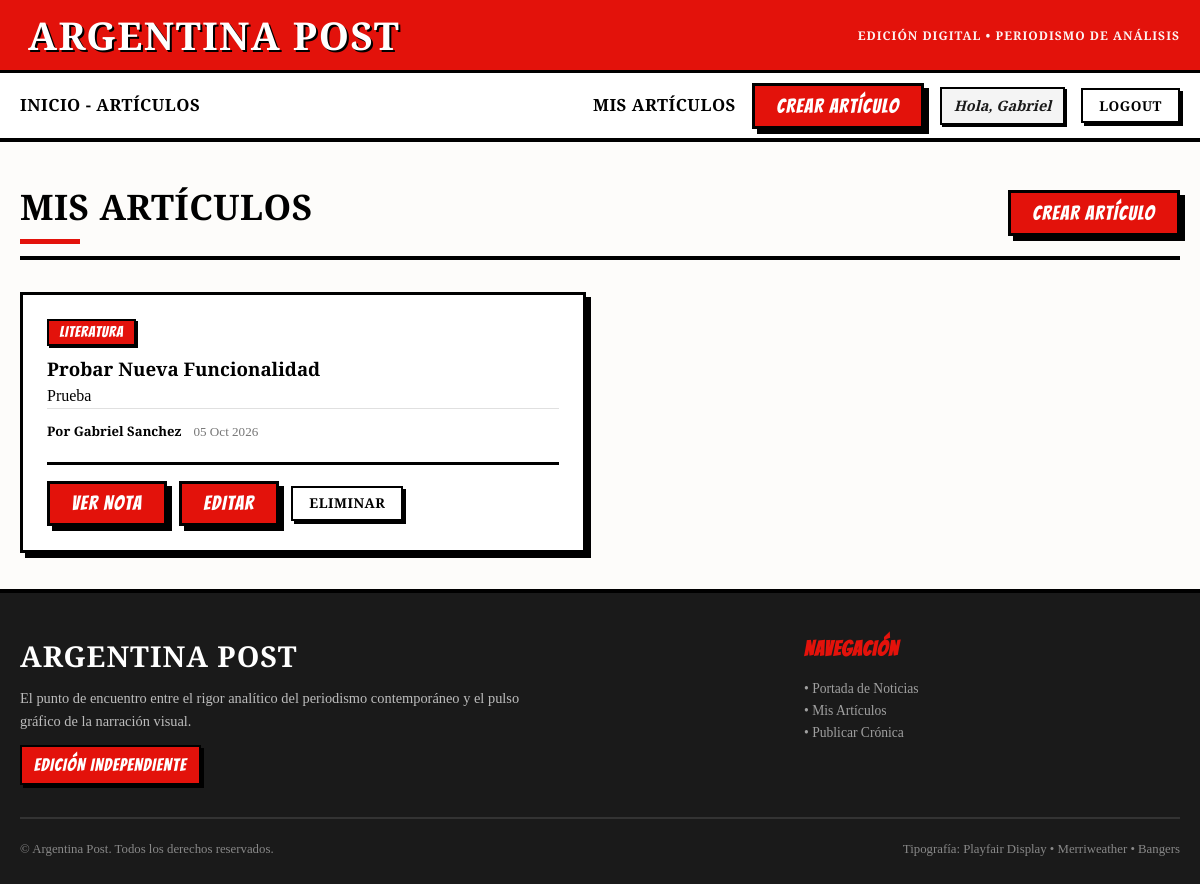
The page /articulos/mis-articulos/ (signed in) on the database its author committed.
### articles/models.py (models this page shows, shortened)
class Articulos(models.Model):
    title = models.CharField(max_length=200)
    subtitle = models.CharField(max_length = 200, blank=True)
    content = models.TextField()
    opcional_content = models.TextField(blank=True,null=True)
    author = models.ForeignKey(User,on_delete=models.CASCADE)
    category = models.ForeignKey(Categoria,on_delete = models.CASCADE)
    crated_at =models.DateTimeField(auto_now_add=True)
    class Meta:
        verbose_name = "Articulo"
        verbose_name_plural = "Articulos"

class Categoria(models.Model):
    name = models.CharField(max_length=100)

### articles/views.py (the view)
# urls.py: path('mis-articulos/', MisArticulosView.as_view(), name='mis-articulos'),
class MisArticulosView(LoginRequiredMixin, ListView):
    model = Articulos
    template_name = 'articles/mis_articulos.html'
    context_object_name = 'articulos'
    def get_queryset(self):
        return Articulos.objects.filter(author=self.request.user).order_by('-crated_at')

### articles/templates/articles/mis_articulos.html (shortened to what this page needs)
{% extends 'base.html' %}
{% load static %}
{% block extra_css %}
<link rel="stylesheet" href="{% static 'articles/css/style.css' %}">
{% endblock extra_css %}
{% block content %}
<section class="portada-header">
    <h2 class="portada-titulo">Mis Artículos</h2>
    <a href="{% url 'articles:crear' %}" class="btn-comic">Crear Artículo</a>
</section>
{% if articulos %}
<div class="grid-mis-articulos">
    {% for articulo in articulos %}
    <article class="tarjeta-articulo">
        {% if articulo.category %}
        <div class="articulo-categoria-wrapper">
            <span class="badge-comic">{{ articulo.category.name }}</span>
        </div>
        {% endif %}
        <h3 class="articulo-titulo">
            <a href="{% url 'articles:detalle' articulo.pk %}">
                {{ articulo.title }}
            </a>
        </h3>
        {% if articulo.subtitle %}
        <p class="articulo-subtitulo">{{ articulo.subtitle }}</p>
        {% endif %}
        <div class="articulo-meta">
            <span class="articulo-autor">Por {{ articulo.author.first_name }} {{ articulo.author.last_name }}</span>
            {% if articulo.crated_at %}
            <span class="articulo-fecha">{{ articulo.crated_at|date:"d M Y" }}</span>
            {% endif %}
        </div>
        <div class="tarjeta-acciones">
            <a href="{% url 'articles:detalle' articulo.pk %}" class="btn-comic">Ver Nota</a>
            <a href="{% url 'articles:editar' articulo.pk %}" class="btn-comic">Editar</a>
            <a href="{% url 'articles:eliminar' articulo.pk %}" class="btn-sober">Eliminar</a>
        </div>
    </article>
    {% endfor %}
</div>
{% endif %}
{% endblock content %}

### core/templates/base.html (shortened to what this page needs)
{% load static %}
<!DOCTYPE html>
<html lang="es">
<head>
    <link rel="stylesheet" href="{% static 'core/css/style.css' %}">
    {% block extra_css %}{% endblock extra_css %}
</head>
<body>
    <header class="site-header">
        <div class="header-top">
            <div class="header-top-inner">
                <a href="{% url 'core:home' %}" class="brand-block">
                    <h1 class="brand-title">ARGENTINA POST</h1>
                </a>
                <span class="brand-tagline">Edición Digital &bull; Periodismo de Análisis</span>
            </div>
        </div>
        <nav class="site-nav">
            <div class="nav-container">
                <div class="nav-links">
                    <a href="{% url 'core:home' %}" class="nav-link">Inicio - Artículos</a>
                </div>
                <div class="nav-auth">
                    {% if user.is_authenticated %}
                        <a href="{% url 'articles:mis-articulos' %}" class="nav-link">Mis Artículos</a>
                        <a href="{% url 'articles:crear' %}" class="btn-comic">Crear Artículo</a>
                        <span class="user-greeting">Hola, {{ user.first_name }}</span>
                        <form action="{% url 'accounts:logout' %}" method="post" style="display:inline;">
                            <button type="submit" class="btn-sober">Logout</button>
                        </form>
                    {% else %}
                        <a href="{% url 'accounts:login' %}" class="btn-sober">Login</a>
                        <a href="{% url 'accounts:registro' %}" class="btn-sober">Registrar</a>
                    {% endif %}
                </div>
            </div>
        </nav>
    </header>
    <main class="main-container">
        {% block content %}
        {% endblock content %}
    </main>
    <footer class="site-footer">
        <div class="footer-container">
            <div class="footer-brand">
                <h3>ARGENTINA POST</h3>
                <p>El punto de encuentro entre el rigor analítico del periodismo contemporáneo y el pulso gráfico de la narración visual.</p>
                <div class="footer-tagline-box">EDICIÓN INDEPENDIENTE</div>
            </div>
            <div class="footer-col">
                <h4>Navegación</h4>
                <p>&bull; <a href="{% url 'core:home' %}">Portada de Noticias</a></p>
                {% if user.is_authenticated %}
                <p>&bull; <a href="{% url 'articles:mis-articulos' %}">Mis Artículos</a></p>
                <p>&bull; <a href="{% url 'articles:crear' %}">Publicar Crónica</a></p>
                {% else %}
                <p>&bull; <a href="{% url 'accounts:login' %}">Acceso Redacción</a></p>
                {% endif %}
            </div>
        </div>
        <div class="footer-bottom">
            <span>&copy; Argentina Post. Todos los derechos reservados.</span>
            <span>Tipografía: Playfair Display &bull; Merriweather &bull; Bangers</span>
        </div>
    </footer>
</body>
</html>

### articles/static/articles/css/style.css (style rules this page uses)
.portada-header { border-bottom: var(--comic-border-thick); padding-bottom: 0.75rem; margin-bottom: 2rem; display: flex; justify-content: space-between; align-items: baseline; flex-wrap: wrap; gap: 0.5rem; }
.portada-titulo { font-family: var(--font-title); font-size: 2.2rem; font-weight: 900; text-transform: uppercase; letter-spacing: 0.5px; position: relative; display: inline-block; }
.portada-titulo::after { content: ""; display: block; width: 60px; height: 5px; background-color: var(--red-economist); margin-top: 4px; }
.tarjeta-articulo { background-color: var(--white); border: var(--comic-border); box-shadow: var(--comic-shadow); padding: 1.5rem; display: flex; flex-direction: column; transition: transform 0.15s ease, box-shadow 0.15s ease; position: relative; }
.articulo-categoria-wrapper { margin-bottom: 0.5rem; }
.articulo-titulo { font-family: var(--font-title); font-weight: 900; color: var(--black-comic); }
.articulo-titulo a { color: inherit; text-decoration: none; }
.articulo-subtitulo { font-family: var(--font-body); line-height: 1.5; }
.articulo-meta { display: flex; align-items: center; gap: 0.75rem; font-size: 0.82rem; color: var(--gray-medium); border-top: 1px solid #E0E0E0; padding-top: 0.75rem; margin-top: auto; flex-wrap: wrap; }
.articulo-autor { font-weight: 700; color: var(--black-comic); }
.grid-mis-articulos { display: grid; grid-template-columns: repeat(2, 1fr); gap: 1.75rem; align-items: stretch; }
.tarjeta-acciones { display: flex; align-items: center; gap: 0.75rem; flex-wrap: wrap; margin-top: 1.25rem; padding-top: 1rem; border-top: var(--comic-border); }

### rows shown on the page
Articulos: category.name "LITERATURA", title "Probar Nueva Funcionalidad", subtitle "Prueba", author.first_name "Gabriel", author.last_name "Sanchez", crated_at "05 Oct 2026"

### other values the page prints
{{ user.first_name }} "Gabriel"
